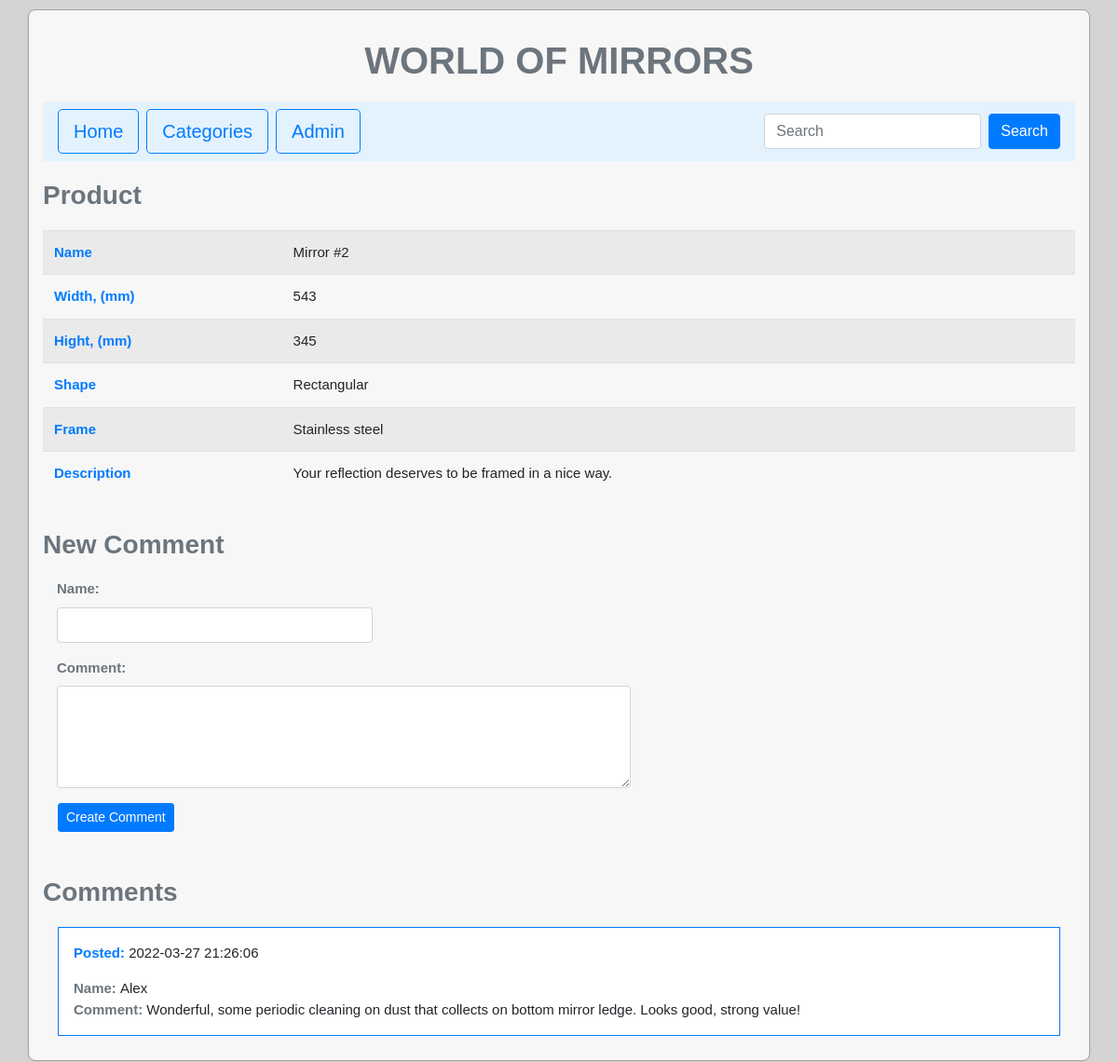
The app's page /show_product.php?product_id=9 with its own data.
### tables this page shows
CREATE TABLE `products` (
  `product_id` int(11) NOT NULL,
  `product_name` varchar(50) NOT NULL,
  `product_width` int(5) DEFAULT NULL,
  `product_hight` int(5) DEFAULT NULL,
  `product_shape` varchar(50) NOT NULL,
  `product_frame` varchar(50) NOT NULL,
  `product_description` varchar(1024) NOT NULL,
  `product_image` varchar(50) DEFAULT NULL,
  `product_created_date` timestamp NOT NULL DEFAULT current_timestamp(),
  `product_updated_date` timestamp NOT NULL DEFAULT current_timestamp() ON UPDATE current_timestamp(),
  `category_id` int(11) NOT NULL
);

CREATE TABLE `comments` (
  `comment_id` int(11) NOT NULL,
  `comment_user_name` varchar(50) NOT NULL,
  `comment` varchar(255) NOT NULL,
  `comment_created_date` timestamp NOT NULL DEFAULT current_timestamp(),
  `product_id` int(11) NOT NULL
);

### show_product.php (the view, shortened to what this page needs)
<?php
    require('connect.php');
    $product_id = filter_input(INPUT_GET, 'product_id', FILTER_VALIDATE_INT);
    if ($product_id) {
        $query = "SELECT * FROM products WHERE product_id = :product_id LIMIT 1";
        $statement = $db->prepare($query);
        $statement->bindValue(':product_id', $product_id, PDO::PARAM_INT);
        $statement->execute();
        $row = $statement->fetch();
        $query = "SELECT * FROM comments WHERE product_id = :product_id ORDER BY comment_created_date DESC";
        $statement = $db->prepare($query);
        $statement->bindValue(':product_id', $product_id, PDO::PARAM_INT);
        $statement->execute();
        $comments = $statement->fetchAll();
    }   else {
            header("Location: index.php");
            exit;
        }
    $comment_user_name = "";
    $comment = "";
    include('header.php');
?>
        <h3 class="font-weight-bold text-muted">Product</h3>
        <table class="table table-striped">
            <tbody>
                <tr>
                    <td class="text-primary font-weight-bold">Name</td>
                    <td><?= $row['product_name'] ?></td>
                </tr>
                <tr>
                    <td class="text-primary font-weight-bold">Width, (mm)</td>
                    <td><?= $row['product_width'] ?></td>
                </tr>
                <tr>
                    <td class="text-primary font-weight-bold">Hight, (mm)</td>
                    <td><?= $row['product_hight'] ?></td>
                </tr>
                <tr>
                    <td class="text-primary font-weight-bold">Shape</td>
                    <td><?= $row['product_shape'] ?></td>
                </tr>
                <tr>
                    <td class="text-primary font-weight-bold">Frame</td>
                    <td><?= $row['product_frame'] ?></td>
                </tr>
                <tr>
                    <td class="text-primary font-weight-bold">Description</td>
                    <td><?= $row['product_description'] ?></td>
                </tr>
            </tbody>
        </table>
        <h3 class="font-weight-bold text-muted">New Comment</h3>
        <form id="create_comment" action="#" method="post" autocomplete="off">
            <div class="form-group col-md-4">
                <label for="comment_user_name" class="text-secondary font-weight-bold">Name: </label>
                <input name="comment_user_name" class="form-control" id="comment_user_name" type="text" value="<?php echo $comment_user_name; ?>" />
            </div>
            <div class="form-group col-md-7">
                <label for="comment" class="text-secondary font-weight-bold">Comment: </label>
                <textarea name="comment" class="form-control" id="comment" rows="4"><?php echo $comment; ?></textarea>
            </div>
                <button class="btn btn-primary btn-sm ml-3" type="submit" name="create">Create Comment</button>
        </form>
        <h3 class="font-weight-bold text-muted mt-5">Comments</h3>
        <?php foreach($comments as $comment): ?>
            <div class="border border-primary p-3 bg-white m-3">
                <p><span class="text-primary font-weight-bold">Posted: </span><?= $comment['comment_created_date'] ?></p>
                <div><span class="text-secondary font-weight-bold">Name: </span><?= $comment['comment_user_name'] ?></div>
                <div><span class="text-secondary font-weight-bold">Comment: </span><?= $comment['comment'] ?></div>
            </div>
        <?php endforeach ?>
    </main>
</body>
</html>

### styles.css (style rules this page uses)
body { background-color: #D4D4D4; font-family: Arial, Helvetica, sans-serif; font-size: 15px; }
h3 { margin: 20px 0px ; }

### records on screen
products: product_name "Mirror #2", product_width "543", product_hight "345", product_shape "Rectangular", product_frame "Stainless steel", product_description "Your reflection deserves to be framed in a nice way."
comments: comment_created_date "2022-03-27 21:26:06", comment_user_name "Alex", comment "Wonderful, some periodic cleaning on dust that collects on bottom mirror ledge. Looks good, strong value!"
